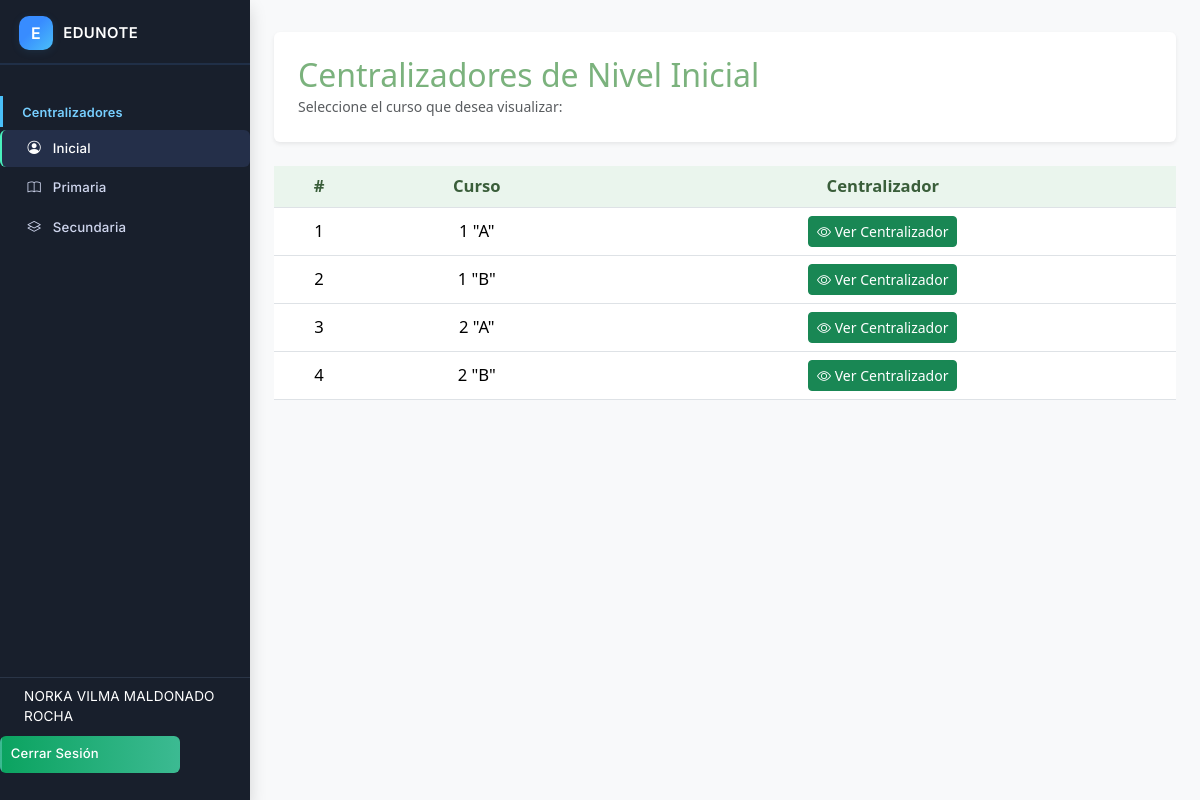
Screenshot of /direc/iniv.php (signed in) with the database file from the repository.
### tables this page shows
CREATE TABLE `cursos` (
  `id_curso` int(11) NOT NULL,
  `nivel` varchar(20) NOT NULL COMMENT 'Ej: Kinder, Primaria, Secundaria',
  `curso` int(11) NOT NULL COMMENT 'Número del curso, ej: 1, 2, 3',
  `paralelo` varchar(5) NOT NULL COMMENT 'Ej: A, B, C'
);

### direc/iniv.php (the view, shortened to what this page needs)
<?php
$db = new Database();
$conn = $db->connect();
$stmt = $conn->query("SELECT c.id_curso, c.curso, c.paralelo FROM cursos c WHERE c.nivel = 'Inicial' ORDER BY c.curso, c.paralelo");
$cursos = $stmt->fetchAll(PDO::FETCH_ASSOC);
?>
<!DOCTYPE html>
<html lang="es">
<head>
    <link rel="stylesheet" href="../css/bootstrap.min.css">
    <link rel="stylesheet" href="https://cdn.jsdelivr.net/npm/bootstrap-icons@1.11.3/font/bootstrap-icons.min.css">
</head>
<body>
    <div class="sidebar d-flex flex-column">
        <?php include '../includes/sidebar.php'; ?>
    </div>
    <div class="main-content">
        <div class="bg-white rounded shadow-sm p-4 mb-4">
            <h2 class="mb-0" style="color:#7bb27d;">Centralizadores de Nivel Inicial</h2>
            <small class="text-muted">Seleccione el curso que desea visualizar:</small>
        </div>
        <div class="table-responsive">
            <table class="table table-centralizador align-middle">
                <thead>
                    <tr>
                        <th style="width:90px;">#</th>
                        <th>Curso</th>
                        <th>Centralizador</th>
                    </tr>
                </thead>
                <tbody>
                    <?php if (count($cursos) > 0): ?>
                        <?php $contador = 1; ?>
                        <?php foreach ($cursos as $curso): ?>
                            <tr>
                                <td><?= $contador++ ?></td>
                                <td><?= htmlspecialchars($curso['curso']) ?> "<?= htmlspecialchars($curso['paralelo']) ?>"</td>
                                <td>
                                    <a href="ver_cen_ini.php?id=<?= $curso['id_curso'] ?>" class="btn btn-success btn-sm btn-centralizador">
                                        <i class="bi bi-eye"></i> Ver Centralizador
                                    </a>
                                </td>
                            </tr>
                        <?php endforeach; ?>
                    <?php else: ?>
                        <tr>
                            <td colspan="3" class="text-center">No hay cursos de nivel inicial registrados.</td>
                        </tr>
                    <?php endif; ?>
                </tbody>
            </table>
        </div>
    </div>
</body>
</html>

### direc/iniv.php (style rules this page uses)
body { background: #f8f9fa; }
.main-content { margin-left: 250px; padding: 32px 24px; }
.sidebar { position: fixed; left: 0; top: 0; width: 250px; height: 100vh; background: #212c3a; color: #fff; z-index: 1000; }
.table-centralizador th, .table-centralizador td { text-align: center; vertical-align: middle; font-size: 1.04rem; }
.table-centralizador th { background: #eaf5ed; color: #3a5e3a; }
.btn-centralizador { min-width: 110px; }

### rows the page displays
cursos: curso "1", paralelo "A"
cursos: curso "1", paralelo "B"
cursos: curso "2", paralelo "A"
cursos: curso "2", paralelo "B"

### other values shown
$_SESSION['user_name'] "NORKA VILMA MALDONADO ROCHA"
